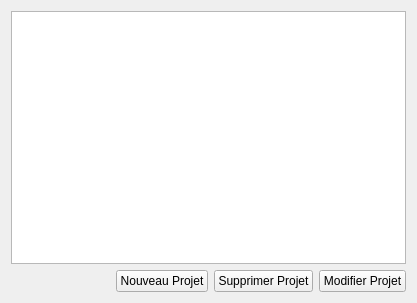
<?xml version="1.0" encoding="UTF-8"?>
<ui version="4.0">
 <class>ProjectsWidget</class>
 <widget class="QWidget" name="ProjectsWidget">
  <property name="geometry">
   <rect>
    <x>0</x>
    <y>0</y>
    <width>417</width>
    <height>303</height>
   </rect>
  </property>
  <property name="windowTitle">
   <string>Form</string>
  </property>
  <layout class="QGridLayout" name="gridLayout">
   <item row="2" column="0">
    <layout class="QHBoxLayout" name="horizontalLayout">
     <item>
      <spacer name="horizontalSpacer">
       <property name="orientation">
        <enum>Qt::Horizontal</enum>
       </property>
       <property name="sizeHint" stdset="0">
        <size>
         <width>40</width>
         <height>20</height>
        </size>
       </property>
      </spacer>
     </item>
     <item>
      <widget class="QPushButton" name="btnCerateProject">
       <property name="toolTip">
        <string>Créer un nouveau projet</string>
       </property>
       <property name="text">
        <string>Nouveau Projet</string>
       </property>
       <property name="icon">
        <iconset resource="../icons.qrc">
         <normaloff>:/icons/img/add_project.png</normaloff>:/icons/img/add_project.png</iconset>
       </property>
      </widget>
     </item>
     <item>
      <widget class="QPushButton" name="btnDeleteProject">
       <property name="text">
        <string>Supprimer Projet</string>
       </property>
       <property name="icon">
        <iconset resource="../icons.qrc">
         <normaloff>:/icons/img/256/remove_project.png</normaloff>:/icons/img/256/remove_project.png</iconset>
       </property>
      </widget>
     </item>
     <item>
      <widget class="QPushButton" name="btnEditProject">
       <property name="text">
        <string>Modifier Projet</string>
       </property>
       <property name="icon">
        <iconset resource="../icons.qrc">
         <normaloff>:/icons/edit</normaloff>:/icons/edit</iconset>
       </property>
      </widget>
     </item>
    </layout>
   </item>
   <item row="0" column="0" rowspan="2">
    <widget class="QTableView" name="tableView"/>
   </item>
  </layout>
 </widget>
 <resources>
  <include location="../icons.qrc"/>
 </resources>
 <connections>
  <connection>
   <sender>btnCerateProject</sender>
   <signal>released()</signal>
   <receiver>ProjectsWidget</receiver>
   <slot>newProject()</slot>
   <hints>
    <hint type="sourcelabel">
     <x>79</x>
     <y>252</y>
    </hint>
    <hint type="destinationlabel">
     <x>107</x>
     <y>321</y>
    </hint>
   </hints>
  </connection>
  <connection>
   <sender>btnDeleteProject</sender>
   <signal>released()</signal>
   <receiver>ProjectsWidget</receiver>
   <slot>removeSelectedProject()</slot>
   <hints>
    <hint type="sourcelabel">
     <x>202</x>
     <y>258</y>
    </hint>
    <hint type="destinationlabel">
     <x>309</x>
     <y>458</y>
    </hint>
   </hints>
  </connection>
  <connection>
   <sender>btnEditProject</sender>
   <signal>released()</signal>
   <receiver>ProjectsWidget</receiver>
   <slot>editSelectedProject()</slot>
   <hints>
    <hint type="sourcelabel">
     <x>347</x>
     <y>259</y>
    </hint>
    <hint type="destinationlabel">
     <x>347</x>
     <y>405</y>
    </hint>
   </hints>
  </connection>
 </connections>
 <slots>
  <slot>newProject()</slot>
  <slot>removeSelectedProject()</slot>
  <slot>editSelectedProject()</slot>
 </slots>
</ui>
